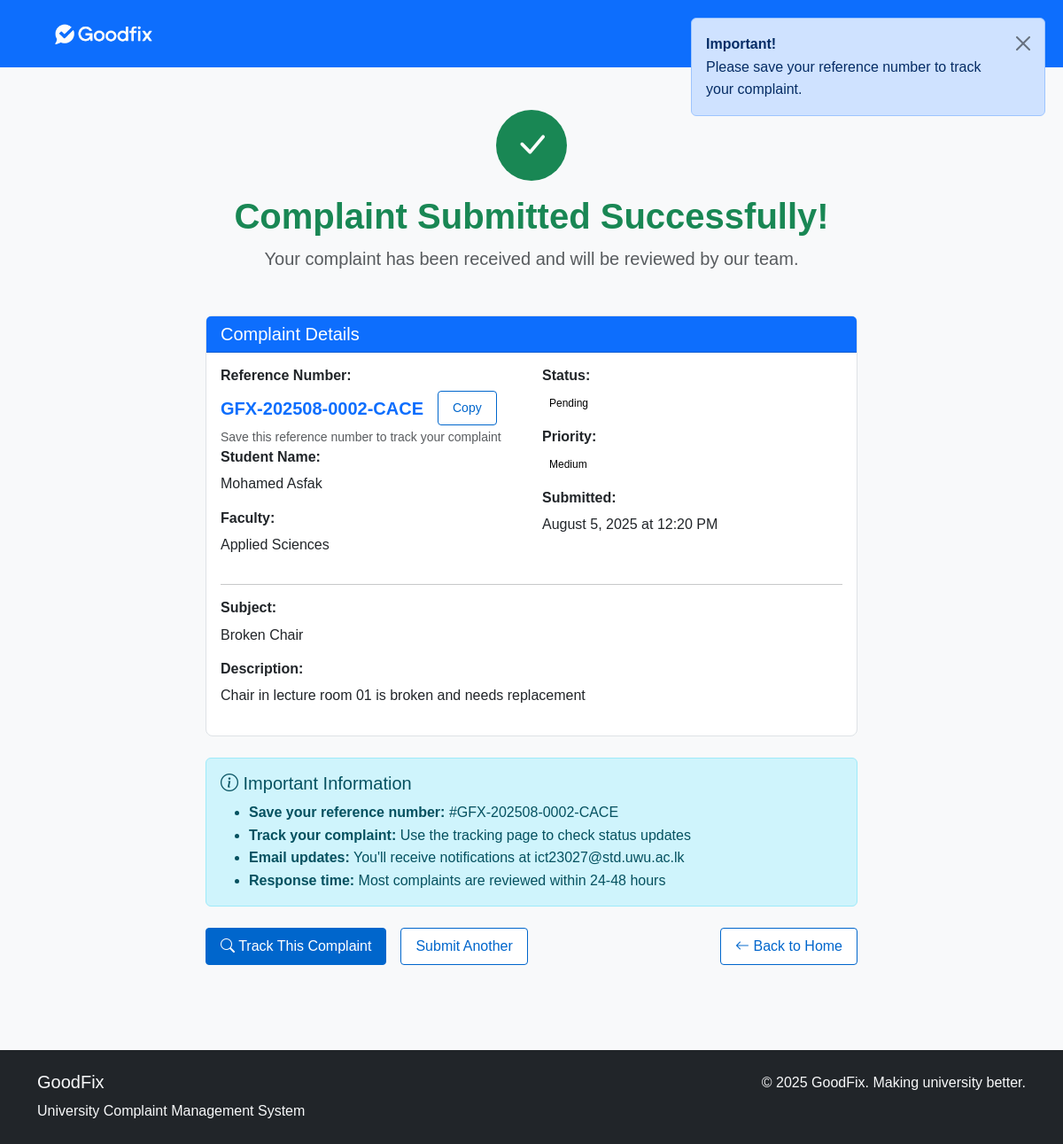
The page /user/submit_success.php?id=2 on the database its author committed.
### tables this page shows
CREATE TABLE complaints (
    id INT PRIMARY KEY AUTO_INCREMENT,
    student_name VARCHAR(100) NOT NULL,
    student_id VARCHAR(20) NOT NULL,
    email VARCHAR(100) NOT NULL,
    faculty VARCHAR(50) NOT NULL,
    complaint_type VARCHAR(50) NOT NULL,
    subject VARCHAR(200) NOT NULL,
    description TEXT NOT NULL,
    status ENUM('pending', 'in_progress', 'resolved', 'closed') DEFAULT 'pending',
    priority ENUM('low', 'medium', 'high', 'urgent') DEFAULT 'medium',
    submitted_at TIMESTAMP DEFAULT CURRENT_TIMESTAMP,
    updated_at TIMESTAMP DEFAULT CURRENT_TIMESTAMP ON UPDATE CURRENT_TIMESTAMP
);

### user/submit_success.php (the view, shortened to what this page needs)
<?php
include '../includes/header.php';
include '../includes/db.php';
$complaint_id = isset($_GET['id']) ? (int)$_GET['id'] : 0;
$complaint = null;
if ($complaint_id) {
    $stmt = $pdo->prepare("SELECT * FROM complaints WHERE id = ?");
    $stmt->execute([$complaint_id]);
    $complaint = $stmt->fetch();
}
?>
<main>
    <div class="container py-5">
        <div class="row justify-content-center">
            <div class="col-lg-8">
                <div class="text-center mb-5">
                    <div class="bg-success text-white rounded-circle d-inline-flex align-items-center justify-content-center mb-3" style="width: 80px; height: 80px;">
                        <i class="bi bi-check-lg fs-1"></i>
                    </div>
                    <h1 class="fw-bold text-success">Complaint Submitted Successfully!</h1>
                    <p class="lead text-muted">Your complaint has been received and will be reviewed by our team.</p>
                </div>
                <div class="card">
                    <div class="card-header bg-primary text-white">
                        <h5 class="mb-0">
                            Complaint Details
                        </h5>
                    </div>
                    <div class="card-body">
                        <?php
                        $year_month = date('Ym', strtotime($complaint['submitted_at']));
                        $complaint_id_padded = str_pad($complaint['id'], 4, '0', STR_PAD_LEFT);
                        $hash = strtoupper(substr(md5($complaint['id'] . $complaint['submitted_at'] . 'GoodFix2025'), 0, 4));
                        $reference_no = 'GFX-' . $year_month . '-' . $complaint_id_padded . '-' . $hash;
                        ?>
                        <div class="row">
                            <div class="col-md-6">
                                <h6 class="fw-bold">Reference Number:</h6>
                                <div class="d-flex align-items-center">
                                    <p class="text-primary fs-5 fw-bold mb-0 me-3" id="referenceNumber"><?php echo $reference_no; ?></p>
                                    <button class="btn btn-outline-primary btn-sm" onclick="copyReference()" id="copyBtn">
                                        <i class="bi bi-copy"></i> Copy
                                    </button>
                                </div>
                                <small class="text-muted">Save this reference number to track your complaint</small>
                                <h6 class="fw-bold">Student Name:</h6>
                                <p><?php echo htmlspecialchars($complaint['student_name']); ?></p>
                                <h6 class="fw-bold">Faculty:</h6>
                                <p><?php echo htmlspecialchars($complaint['faculty'] ?: 'Not specified'); ?></p>
                            </div>
                            <div class="col-md-6">
                                <h6 class="fw-bold">Status:</h6>
                                <span class="status">Pending</span>
                                <h6 class="fw-bold mt-3">Priority:</h6>
                                <span class="priority">
                                    <?php echo ucfirst($complaint['priority']); ?>
                                </span>
                                <h6 class="fw-bold mt-3">Submitted:</h6>
                                <p><?php echo date('F j, Y \a\t g:i A', strtotime($complaint['submitted_at'])); ?></p>
                            </div>
                        </div>
                        <hr>
                        <h6 class="fw-bold">Subject:</h6>
                        <p><?php echo htmlspecialchars($complaint['subject']); ?></p>
                        <h6 class="fw-bold">Description:</h6>
                        <p><?php echo nl2br(htmlspecialchars($complaint['description'])); ?></p>
                    </div>
                </div>
                <div class="alert alert-info mt-4">
                    <h5 class="alert-heading">
                        <i class="bi bi-info-circle"></i> Important Information
                    </h5>
                    <ul class="mb-0">
                        <li><strong>Save your reference number:</strong> #<?php echo $reference_no; ?></li>
                        <li><strong>Track your complaint:</strong> Use the tracking page to check status updates</li>
                        <li><strong>Email updates:</strong> You'll receive notifications at <?php echo htmlspecialchars($complaint['email']); ?></li>
                        <li><strong>Response time:</strong> Most complaints are reviewed within 24-48 hours</li>
                    </ul>
                </div>
                <div class="text-center mt-4">
                    <div class="d-flex gap-3 justify-content-center">
                        <a href="track_complaint.php?id=<?php echo $complaint['id']; ?>" class="btn btn-primary">
                            <i class="bi bi-search"></i> Track This Complaint
                        </a>
                        <a href="submit_complaint.php" class="btn btn-outline-primary">
                            Submit Another
                        </a>
                        <a href="index.php" class="btn btn-outline-primary ms-auto">
                            <i class="bi bi-arrow-left"></i> Back to Home
                        </a>
                    </div>
                </div>
            </div>
        </div>
    </div>
</main>
<?php include '../includes/footer.php'; ?>

### css/style.css (style rules this page uses)
:root { --primary-color: #0066cc; --secondary-color: #6c757d; --success-color: #28a745; --warning-color: #ffc107; --danger-color: #dc3545; --light-gray: #f8f9fa; --border-color: #dee2e6; }
body { font-family: Arial, sans-serif; background-color: var(--light-gray); line-height: 1.6; color: #333; }
.card { border: 1px solid var(--border-color); border-radius: 8px; margin-bottom: 1rem; }
.status { color: #000000; padding: 4px 8px; border-radius: 4px; font-size: 12px; }
.priority { color: #000000; padding: 4px 8px; border-radius: 4px; font-size: 12px; }
.btn { padding: 8px 16px; border-radius: 4px; border: 1px solid transparent; text-decoration: none; display: inline-block; }
.btn-primary { background-color: var(--primary-color); border-color: var(--primary-color); color: white; }
.btn-outline-primary { color: var(--primary-color); border-color: var(--primary-color); background-color: white; }
*, *::before, *::after { transition: none !important; animation: none !important; }

### rows shown on the page
complaints: reference_no "GFX-202508-0002-CACE", student_name "Mohamed Asfak", faculty "Applied Sciences", priority "Medium", submitted_at "August 5, 2025 at 12:20 PM", subject "Broken Chair", description "Chair in lecture room 01 is broken and needs replacement", email "ict23027@std.uwu.ac.lk"
